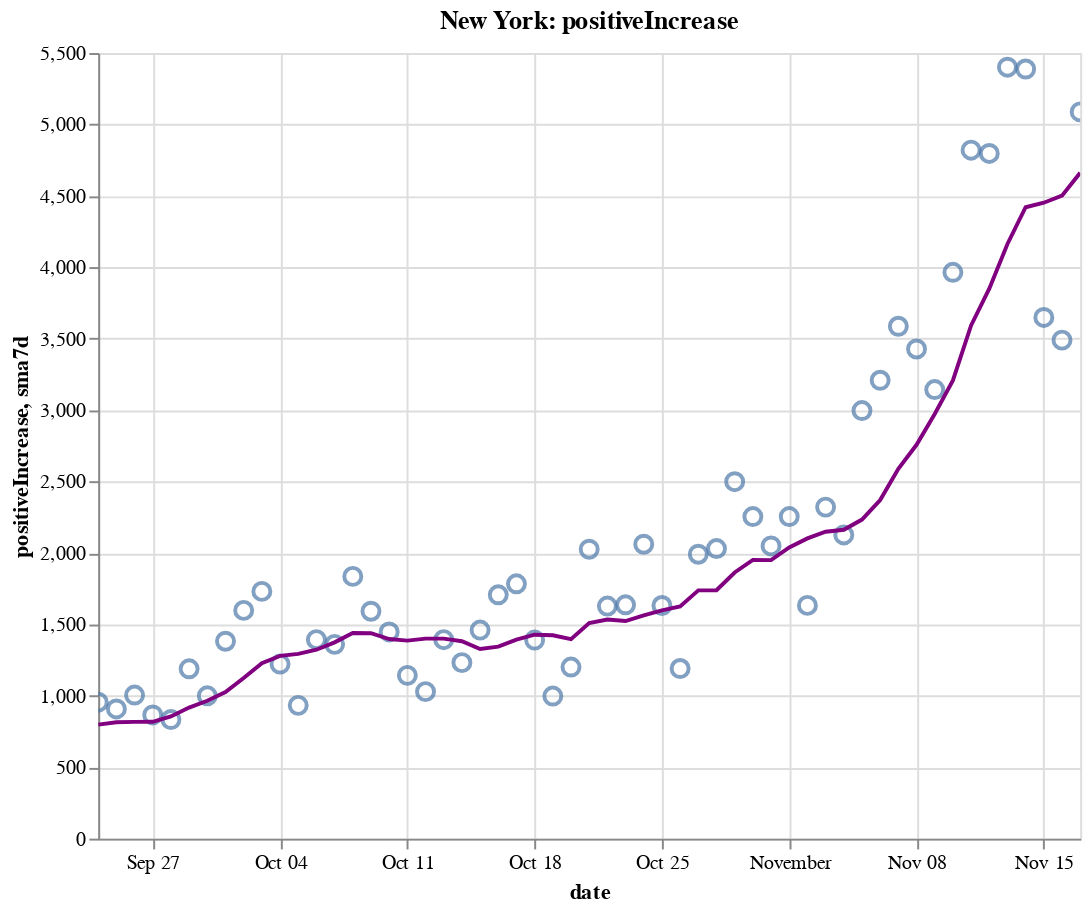

Write notebook code for a chart like this one.
### Code cell
create_plot(ny, 'positiveIncrease')

### Figure 1 — Vega-Lite specification as saved in the notebook (floating-point values rounded to 4 significant figures)
{"config": {"view": {"continuousWidth": 400, "continuousHeight": 300}}, "layer": [{"layer": [{"mark": {"type": "point", "size": 75}, "encoding": {"tooltip": [{"type": "temporal", "field": "date"}, {"type": "quantitative", "field": "positiveIncrease"}, {"type": "quantitative", "field": "sma7d"}], "x": {"type": "temporal", "field": "date"}, "y": {"type": "quantitative", "field": "positiveIncrease"}}, "selection": {"selector008": {"type": "interval", "bind": "scales", "encodings": ["x", "y"]}}}, {"mark": {"type": "line", "color": "purple"}, "encoding": {"x": {"type": "temporal", "field": "date"}, "y": {"type": "quantitative", "field": "sma7d"}}}]}, {"mark": {"type": "rule", "color": "#aaa"}, "encoding": {"x": {"type": "temporal", "field": "date"}}, "transform": [{"filter": {"selection": "selector007"}}]}, {"mark": "circle", "encoding": {"opacity": {"condition": {"value": 1, "selection": "selector007"}, "value": 0}, "tooltip": [{"type": "temporal", "field": "date"}, {"type": "quantitative", "field": "positiveIncrease"}, {"type": "quantitative", "field": "sma7d"}], "x": {"type": "temporal", "field": "date"}, "y": {"type": "quantitative", "field": "positiveIncrease"}}, "selection": {"selector007": {"type": "single", "encodings": ["x"], "on": "mouseover", "nearest": true, "empty": "none"}}}, {"mark": {"type": "text", "align": "left", "dx": 5, "dy": -5, "stroke": "white", "strokeWidth": 2}, "encoding": {"text": {"type": "quantitative", "field": "positiveIncrease"}, "tooltip": [{"type": "temporal", "field": "date"}, {"type": "quantitative", "field": "positiveIncrease"}, {"type": "quantitative", "field": "sma7d"}], "x": {"type": "temporal", "field": "date"}, "y": {"type": "quantitative", "field": "positiveIncrease"}}, "transform": [{"filter": {"selection": "selector007"}}]}, {"mark": {"type": "text", "align": "left", "dx": 5, "dy": -5}, "encoding": {"text": {"type": "quantitative", "field": "positiveIncrease"}, "tooltip": [{"type": "temporal", "field": "date"}, {"type": "quantitative", "field": "positiveIncrease"}, {"type": "quantitative", "field": "sma7d"}], "x": {"type": "temporal", "field": "date"}, "y": {"type": "quantitative", "field": "positiveIncrease"}}, "transform": [{"filter": {"selection": "selector007"}}]}], "data": {"name": "data-26614d5f9796192296817149dff85cfc"}, "height": 400, "title": "New York: positiveIncrease", "width": 500, "$schema": "https://vega.github.io/schema/vega-lite/v4.8.1.json", "datasets": {"data-26614d5f9796192296817149dff85cfc": [{"date": "2020-09-24T00:00:00", "totalTestResultsIncrease": 92950.0, "positiveIncrease": 955.0, "death": 25440.0, "deathIncrease": 2.0, "positiveRate": 0.01, "state": "New York", "sma7d": 797.9}, {"date": "2020-09-25T00:00:00", "totalTestResultsIncrease": 94820.0, "positiveIncrease": 908.0, "death": 25450.0, "deathIncrease": 7.0, "positiveRate": 0.01, "state": "New York", "sma7d": 814.7}, {"date": "2020-09-26T00:00:00", "totalTestResultsIncrease": 99950.0, "positiveIncrease": 1005.0, "death": 25450.0, "deathIncrease": 4.0, "positiveRate": 0.01, "state": "New York", "sma7d": 817.4}, {"date": "2020-09-27T00:00:00", "totalTestResultsIncrease": 84770.0, "positiveIncrease": 866.0, "death": 25460.0, "deathIncrease": 6.0, "positiveRate": 0.01, "state": "New York", "sma7d": 818.0}, {"date": "2020-09-28T00:00:00", "totalTestResultsIncrease": 52940.0, "positiveIncrease": 834.0, "death": 25470.0, "deathIncrease": 12.0, "positiveRate": 0.016, "state": "New York", "sma7d": 855.3}, {"date": "2020-09-29T00:00:00", "totalTestResultsIncrease": 88230.0, "positiveIncrease": 1189.0, "death": 25470.0, "deathIncrease": 2.0, "positiveRate": 0.013, "state": "New York", "sma7d": 917.4}, {"date": "2020-09-30T00:00:00", "totalTestResultsIncrease": 97960.0, "positiveIncrease": 1000.0, "death": 25480.0, "deathIncrease": 9.0, "positiveRate": 0.01, "state": "New York", "sma7d": 965.3}, {"date": "2020-10-01T00:00:00", "totalTestResultsIncrease": 109200.0, "positiveIncrease": 1382.0, "death": 25490.0, "deathIncrease": 11.0, "positiveRate": 0.013, "state": "New York", "sma7d": 1026.0}, {"date": "2020-10-02T00:00:00", "totalTestResultsIncrease": 119500.0, "positiveIncrease": 1598.0, "death": 25500.0, "deathIncrease": 7.0, "positiveRate": 0.013, "state": "New York", "sma7d": 1125.0}, {"date": "2020-10-03T00:00:00", "totalTestResultsIncrease": 134300.0, "positiveIncrease": 1731.0, "death": 25500.0, "deathIncrease": 8.0, "positiveRate": 0.013, "state": "New York", "sma7d": 1229.0}, {"date": "2020-10-04T00:00:00", "totalTestResultsIncrease": 110300.0, "positiveIncrease": 1222.0, "death": 25520.0, "deathIncrease": 14.0, "positiveRate": 0.011, "state": "New York", "sma7d": 1279.0}, {"date": "2020-10-05T00:00:00", "totalTestResultsIncrease": 76400.0, "positiveIncrease": 933.0, "death": 25530.0, "deathIncrease": 8.0, "positiveRate": 0.012, "state": "New York", "sma7d": 1294.0}, {"date": "2020-10-06T00:00:00", "totalTestResultsIncrease": 96360.0, "positiveIncrease": 1393.0, "death": 25540.0, "deathIncrease": 9.0, "positiveRate": 0.014, "state": "New York", "sma7d": 1323.0}, {"date": "2020-10-07T00:00:00", "totalTestResultsIncrease": 108200.0, "positiveIncrease": 1360.0, "death": 25540.0, "deathIncrease": 9.0, "positiveRate": 0.013, "state": "New York", "sma7d": 1374.0}, {"date": "2020-10-08T00:00:00", "totalTestResultsIncrease": 145800.0, "positiveIncrease": 1836.0, "death": 25560.0, "deathIncrease": 10.0, "positiveRate": 0.013, "state": "New York", "sma7d": 1439.0}, {"date": "2020-10-09T00:00:00", "totalTestResultsIncrease": 139300.0, "positiveIncrease": 1592.0, "death": 25560.0, "deathIncrease": 6.0, "positiveRate": 0.011, "state": "New York", "sma7d": 1438.0}, {"date": "2020-10-10T00:00:00", "totalTestResultsIncrease": 134600.0, "positiveIncrease": 1447.0, "death": 25570.0, "deathIncrease": 8.0, "positiveRate": 0.011, "state": "New York", "sma7d": 1398.0}, {"date": "2020-10-11T00:00:00", "totalTestResultsIncrease": 118300.0, "positiveIncrease": 1143.0, "death": 25570.0, "deathIncrease": 5.0, "positiveRate": 0.01, "state": "New York", "sma7d": 1386.0}, {"date": "2020-10-12T00:00:00", "totalTestResultsIncrease": 91790.0, "positiveIncrease": 1029.0, "death": 25590.0, "deathIncrease": 13.0, "positiveRate": 0.011, "state": "New York", "sma7d": 1400.0}, {"date": "2020-10-13T00:00:00", "totalTestResultsIncrease": 99070.0, "positiveIncrease": 1393.0, "death": 25600.0, "deathIncrease": 11.0, "positiveRate": 0.014, "state": "New York", "sma7d": 1400.0}, {"date": "2020-10-14T00:00:00", "totalTestResultsIncrease": 111700.0, "positiveIncrease": 1232.0, "death": 25600.0, "deathIncrease": 7.0, "positiveRate": 0.011, "state": "New York", "sma7d": 1382.0}, {"date": "2020-10-15T00:00:00", "totalTestResultsIncrease": 133200.0, "positiveIncrease": 1460.0, "death": 25620.0, "deathIncrease": 13.0, "positiveRate": 0.011, "state": "New York", "sma7d": 1328.0}, {"date": "2020-10-16T00:00:00", "totalTestResultsIncrease": 136000.0, "positiveIncrease": 1707.0, "death": 25630.0, "deathIncrease": 10.0, "positiveRate": 0.013, "state": "New York", "sma7d": 1344.0}, {"date": "2020-10-17T00:00:00", "totalTestResultsIncrease": 160000.0, "positiveIncrease": 1784.0, "death": 25640.0, "deathIncrease": 9.0, "positiveRate": 0.011, "state": "New York", "sma7d": 1393.0}, {"date": "2020-10-18T00:00:00", "totalTestResultsIncrease": 128800.0, "positiveIncrease": 1390.0, "death": 25640.0, "deathIncrease": 7.0, "positiveRate": 0.011, "state": "New York", "sma7d": 1428.0}, {"date": "2020-10-19T00:00:00", "totalTestResultsIncrease": 82010.0, "positiveIncrease": 998.0, "death": 25660.0, "deathIncrease": 15.0, "positiveRate": 0.012, "state": "New York", "sma7d": 1423.0}, {"date": "2020-10-20T00:00:00", "totalTestResultsIncrease": 90540.0, "positiveIncrease": 1201.0, "death": 25670.0, "deathIncrease": 13.0, "positiveRate": 0.013, "state": "New York", "sma7d": 1396.0}, {"date": "2020-10-21T00:00:00", "totalTestResultsIncrease": 124800.0, "positiveIncrease": 2026.0, "death": 25680.0, "deathIncrease": 7.0, "positiveRate": 0.016, "state": "New York", "sma7d": 1509.0}, {"date": "2020-10-22T00:00:00", "totalTestResultsIncrease": 135300.0, "positiveIncrease": 1628.0, "death": 25690.0, "deathIncrease": 15.0, "positiveRate": 0.012, "state": "New York", "sma7d": 1533.0}, {"date": "2020-10-23T00:00:00", "totalTestResultsIncrease": 141500.0, "positiveIncrease": 1637.0, "death": 25700.0, "deathIncrease": 11.0, "positiveRate": 0.012, "state": "New York", "sma7d": 1523.0}, {"date": "2020-10-24T00:00:00", "totalTestResultsIncrease": 156900.0, "positiveIncrease": 2061.0, "death": 25720.0, "deathIncrease": 13.0, "positiveRate": 0.013, "state": "New York", "sma7d": 1563.0}, {"date": "2020-10-25T00:00:00", "totalTestResultsIncrease": 120800.0, "positiveIncrease": 1632.0, "death": 25730.0, "deathIncrease": 12.0, "positiveRate": 0.014, "state": "New York", "sma7d": 1598.0}, {"date": "2020-10-26T00:00:00", "totalTestResultsIncrease": 82120.0, "positiveIncrease": 1191.0, "death": 25740.0, "deathIncrease": 12.0, "positiveRate": 0.015, "state": "New York", "sma7d": 1625.0}, {"date": "2020-10-27T00:00:00", "totalTestResultsIncrease": 111600.0, "positiveIncrease": 1991.0, "death": 25760.0, "deathIncrease": 16.0, "positiveRate": 0.018, "state": "New York", "sma7d": 1738.0}, {"date": "2020-10-28T00:00:00", "totalTestResultsIncrease": 129700.0, "positiveIncrease": 2031.0, "death": 25770.0, "deathIncrease": 15.0, "positiveRate": 0.016, "state": "New York", "sma7d": 1739.0}, {"date": "2020-10-29T00:00:00", "totalTestResultsIncrease": 168400.0, "positiveIncrease": 2499.0, "death": 25790.0, "deathIncrease": 19.0, "positiveRate": 0.015, "state": "New York", "sma7d": 1863.0}, {"date": "2020-10-30T00:00:00", "totalTestResultsIncrease": 146900.0, "positiveIncrease": 2255.0, "death": 25800.0, "deathIncrease": 12.0, "positiveRate": 0.015, "state": "New York", "sma7d": 1951.0}, {"date": "2020-10-31T00:00:00", "totalTestResultsIncrease": 137000.0, "positiveIncrease": 2049.0, "death": 25810.0, "deathIncrease": 3.0, "positiveRate": 0.015, "state": "New York", "sma7d": 1950.0}, {"date": "2020-11-01T00:00:00", "totalTestResultsIncrease": 148900.0, "positiveIncrease": 2255.0, "death": 25820.0, "deathIncrease": 17.0, "positiveRate": 0.015, "state": "New York", "sma7d": 2039.0}, {"date": "2020-11-02T00:00:00", "totalTestResultsIncrease": 96100.0, "positiveIncrease": 1633.0, "death": 25840.0, "deathIncrease": 14.0, "positiveRate": 0.017, "state": "New York", "sma7d": 2102.0}, {"date": "2020-11-03T00:00:00", "totalTestResultsIncrease": 127900.0, "positiveIncrease": 2321.0, "death": 25850.0, "deathIncrease": 15.0, "positiveRate": 0.018, "state": "New York", "sma7d": 2149.0}, {"date": "2020-11-04T00:00:00", "totalTestResultsIncrease": 133500.0, "positiveIncrease": 2126.0, "death": 25870.0, "deathIncrease": 15.0, "positiveRate": 0.016, "state": "New York", "sma7d": 2163.0}, {"date": "2020-11-05T00:00:00", "totalTestResultsIncrease": 161000.0, "positiveIncrease": 2997.0, "death": 25890.0, "deathIncrease": 24.0, "positiveRate": 0.019, "state": "New York", "sma7d": 2234.0}, {"date": "2020-11-06T00:00:00", "totalTestResultsIncrease": 160700.0, "positiveIncrease": 3209.0, "death": 25910.0, "deathIncrease": 18.0, "positiveRate": 0.02, "state": "New York", "sma7d": 2370.0}, {"date": "2020-11-07T00:00:00", "totalTestResultsIncrease": 163300.0, "positiveIncrease": 3587.0, "death": 25930.0, "deathIncrease": 18.0, "positiveRate": 0.022, "state": "New York", "sma7d": 2590.0}, {"date": "2020-11-08T00:00:00", "totalTestResultsIncrease": 145600.0, "positiveIncrease": 3428.0, "death": 25950.0, "deathIncrease": 19.0, "positiveRate": 0.024, "state": "New York", "sma7d": 2757.0}, {"date": "2020-11-09T00:00:00", "totalTestResultsIncrease": 111400.0, "positiveIncrease": 3144.0, "death": 25970.0, "deathIncrease": 26.0, "positiveRate": 0.028, "state": "New York", "sma7d": 2973.0}, {"date": "2020-11-10T00:00:00", "totalTestResultsIncrease": 128000.0, "positiveIncrease": 3965.0, "death": 26000.0, "deathIncrease": 32.0, "positiveRate": 0.031, "state": "New York", "sma7d": 3208.0}, {"date": "2020-11-11T00:00:00", "totalTestResultsIncrease": 164300.0, "positiveIncrease": 4820.0, "death": 26030.0, "deathIncrease": 21.0, "positiveRate": 0.029, "state": "New York", "sma7d": 3593.0}, {"date": "2020-11-12T00:00:00", "totalTestResultsIncrease": 162600.0, "positiveIncrease": 4797.0, "death": 26060.0, "deathIncrease": 29.0, "positiveRate": 0.029, "state": "New York", "sma7d": 3850.0}, {"date": "2020-11-13T00:00:00", "totalTestResultsIncrease": 203700.0, "positiveIncrease": 5401.0, "death": 26080.0, "deathIncrease": 24.0, "positiveRate": 0.027, "state": "New York", "sma7d": 4163.0}, {"date": "2020-11-14T00:00:00", "totalTestResultsIncrease": 184200.0, "positiveIncrease": 5388.0, "death": 26100.0, "deathIncrease": 24.0, "positiveRate": 0.029, "state": "New York", "sma7d": 4420.0}, {"date": "2020-11-15T00:00:00", "totalTestResultsIncrease": 133200.0, "positiveIncrease": 3649.0, "death": 26130.0, "deathIncrease": 30.0, "positiveRate": 0.027, "state": "New York", "sma7d": 4452.0}, {"date": "2020-11-16T00:00:00", "totalTestResultsIncrease": 124600.0, "positiveIncrease": 3490.0, "death": 26160.0, "deathIncrease": 26.0, "positiveRate": 0.028, "state": "New York", "sma7d": 4501.0}, {"date": "2020-11-17T00:00:00", "totalTestResultsIncrease": 159900.0, "positiveIncrease": 5088.0, "death": 26190.0, "deathIncrease": 30.0, "positiveRate": 0.032, "state": "New York", "sma7d": 4662.0}]}}
